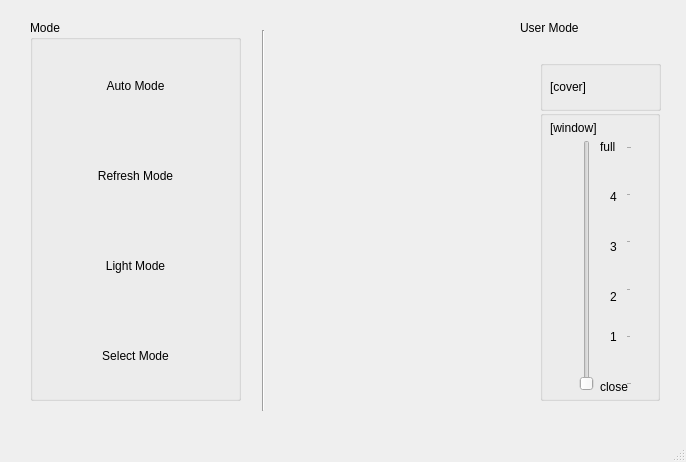
<?xml version="1.0" encoding="UTF-8"?>
<ui version="4.0">
 <class>MainWindow</class>
 <widget class="QMainWindow" name="MainWindow">
  <property name="geometry">
   <rect>
    <x>0</x>
    <y>0</y>
    <width>686</width>
    <height>462</height>
   </rect>
  </property>
  <property name="windowTitle">
   <string>MainWindow</string>
  </property>
  <property name="styleSheet">
   <string notr="true">#MainWindow{
background-color: transparent;
border-image: url(&quot;/home/pi/test_UI_231027/image/background.png&quot;);
background: none;
border: none;
background-repeat: none;
}</string>
  </property>
  <property name="tabShape">
   <enum>QTabWidget::Rounded</enum>
  </property>
  <widget class="QWidget" name="centralwidget">
   <widget class="QGroupBox" name="Mode_groupBox">
    <property name="geometry">
     <rect>
      <x>30</x>
      <y>20</y>
      <width>211</width>
      <height>381</height>
     </rect>
    </property>
    <property name="title">
     <string>Mode</string>
    </property>
    <widget class="QPushButton" name="AutoMode">
     <property name="geometry">
      <rect>
       <x>30</x>
       <y>30</y>
       <width>151</width>
       <height>71</height>
      </rect>
     </property>
     <property name="styleSheet">
      <string notr="true">#AutoMode{
background-color: transparent;
border-image: url(&quot;/home/pi/test_UI_231027/image/btn.png&quot;);
background: none;
border: none;
background-repeat: none;
}</string>
     </property>
     <property name="text">
      <string>Auto Mode</string>
     </property>
    </widget>
    <widget class="QPushButton" name="RefreshMode">
     <property name="geometry">
      <rect>
       <x>30</x>
       <y>120</y>
       <width>151</width>
       <height>71</height>
      </rect>
     </property>
     <property name="styleSheet">
      <string notr="true">#RefreshMode{
background-color: transparent;
border-image: url(&quot;/home/pi/test_UI_231027/image/btn.png&quot;);
background: none;
border: none;
background-repeat: none;
}</string>
     </property>
     <property name="text">
      <string>Refresh Mode</string>
     </property>
    </widget>
    <widget class="QPushButton" name="LightMode">
     <property name="geometry">
      <rect>
       <x>30</x>
       <y>210</y>
       <width>151</width>
       <height>71</height>
      </rect>
     </property>
     <property name="styleSheet">
      <string notr="true">#LightMode{
background-color: transparent;
border-image: url(&quot;/home/pi/test_UI_231027/image/btn.png&quot;);
background: none;
border: none;
background-repeat: none;
}</string>
     </property>
     <property name="text">
      <string>Light Mode</string>
     </property>
    </widget>
    <widget class="QPushButton" name="SelectMode">
     <property name="geometry">
      <rect>
       <x>30</x>
       <y>300</y>
       <width>151</width>
       <height>71</height>
      </rect>
     </property>
     <property name="styleSheet">
      <string notr="true">#SelectMode{
background-color: transparent;
border-image: url(&quot;/home/pi/test_UI_231027/image/btn.png&quot;);
background: none;
border: none;
background-repeat: none;
}</string>
     </property>
     <property name="text">
      <string>Select Mode</string>
     </property>
    </widget>
   </widget>
   <widget class="Line" name="line">
    <property name="geometry">
     <rect>
      <x>253</x>
      <y>30</y>
      <width>20</width>
      <height>381</height>
     </rect>
    </property>
    <property name="orientation">
     <enum>Qt::Vertical</enum>
    </property>
   </widget>
   <widget class="QPushButton" name="userMode">
    <property name="geometry">
     <rect>
      <x>590</x>
      <y>10</y>
      <width>80</width>
      <height>41</height>
     </rect>
    </property>
    <property name="styleSheet">
     <string notr="true">#userMode{
background-color: transparent;
border-image: url(&quot;/home/pi/test_UI_231027/image/off_r.png&quot;);
background: none;
border: none;
background-repeat: none;
}
#userMode:checked
{
	border-image: url(&quot;/home/pi/test_UI_231027/image/on_r.png&quot;);
}</string>
    </property>
    <property name="text">
     <string/>
    </property>
    <property name="checkable">
     <bool>true</bool>
    </property>
    <property name="checked">
     <bool>false</bool>
    </property>
    <property name="flat">
     <bool>true</bool>
    </property>
   </widget>
   <widget class="QGroupBox" name="Select_groupBox">
    <property name="geometry">
     <rect>
      <x>540</x>
      <y>110</y>
      <width>120</width>
      <height>291</height>
     </rect>
    </property>
    <property name="title">
     <string/>
    </property>
    <widget class="QLabel" name="label_8">
     <property name="geometry">
      <rect>
       <x>10</x>
       <y>10</y>
       <width>57</width>
       <height>16</height>
      </rect>
     </property>
     <property name="text">
      <string>[window]</string>
     </property>
    </widget>
    <widget class="QLabel" name="label_2">
     <property name="geometry">
      <rect>
       <x>60</x>
       <y>270</y>
       <width>57</width>
       <height>14</height>
      </rect>
     </property>
     <property name="text">
      <string>close</string>
     </property>
    </widget>
    <widget class="QLabel" name="label_7">
     <property name="geometry">
      <rect>
       <x>70</x>
       <y>80</y>
       <width>57</width>
       <height>14</height>
      </rect>
     </property>
     <property name="text">
      <string>4</string>
     </property>
    </widget>
    <widget class="QSlider" name="WindowSlider">
     <property name="geometry">
      <rect>
       <x>10</x>
       <y>30</y>
       <width>82</width>
       <height>251</height>
      </rect>
     </property>
     <property name="maximum">
      <number>100</number>
     </property>
     <property name="singleStep">
      <number>1</number>
     </property>
     <property name="orientation">
      <enum>Qt::Vertical</enum>
     </property>
     <property name="invertedAppearance">
      <bool>false</bool>
     </property>
     <property name="tickPosition">
      <enum>QSlider::TicksBelow</enum>
     </property>
     <property name="tickInterval">
      <number>20</number>
     </property>
    </widget>
    <widget class="QLabel" name="label_6">
     <property name="geometry">
      <rect>
       <x>70</x>
       <y>130</y>
       <width>57</width>
       <height>14</height>
      </rect>
     </property>
     <property name="text">
      <string>3</string>
     </property>
    </widget>
    <widget class="QLabel" name="label_4">
     <property name="geometry">
      <rect>
       <x>70</x>
       <y>220</y>
       <width>57</width>
       <height>14</height>
      </rect>
     </property>
     <property name="text">
      <string>1</string>
     </property>
    </widget>
    <widget class="QLabel" name="label_3">
     <property name="geometry">
      <rect>
       <x>60</x>
       <y>30</y>
       <width>57</width>
       <height>14</height>
      </rect>
     </property>
     <property name="text">
      <string>full</string>
     </property>
    </widget>
    <widget class="QLabel" name="label_5">
     <property name="geometry">
      <rect>
       <x>70</x>
       <y>180</y>
       <width>57</width>
       <height>14</height>
      </rect>
     </property>
     <property name="text">
      <string>2</string>
     </property>
    </widget>
   </widget>
   <widget class="QLabel" name="label_9">
    <property name="geometry">
     <rect>
      <x>520</x>
      <y>20</y>
      <width>71</width>
      <height>16</height>
     </rect>
    </property>
    <property name="text">
     <string>User Mode</string>
    </property>
   </widget>
   <widget class="QLabel" name="label_image">
    <property name="geometry">
     <rect>
      <x>290</x>
      <y>90</y>
      <width>241</width>
      <height>281</height>
     </rect>
    </property>
    <property name="text">
     <string/>
    </property>
    <property name="pixmap">
     <pixmap>image/car_0.png</pixmap>
    </property>
    <property name="scaledContents">
     <bool>true</bool>
    </property>
   </widget>
   <widget class="QGroupBox" name="Cover_groupBox">
    <property name="geometry">
     <rect>
      <x>540</x>
      <y>60</y>
      <width>121</width>
      <height>51</height>
     </rect>
    </property>
    <property name="title">
     <string/>
    </property>
    <widget class="QPushButton" name="Btn_cover">
     <property name="geometry">
      <rect>
       <x>70</x>
       <y>10</y>
       <width>31</width>
       <height>31</height>
      </rect>
     </property>
     <property name="styleSheet">
      <string notr="true">#Btn_cover{
background-color: transparent;
border-image: url(&quot;/home/pi/test_UI_231027/image/cover_off.png&quot;);
background: none;
border: none;
background-repeat: none;
}
#Btn_cover:checked
{
	border-image: url(&quot;/home/pi/test_UI_231027/image/cover_on.png&quot;);
}</string>
     </property>
     <property name="text">
      <string/>
     </property>
     <property name="checkable">
      <bool>true</bool>
     </property>
     <property name="checked">
      <bool>false</bool>
     </property>
     <property name="flat">
      <bool>true</bool>
     </property>
    </widget>
    <widget class="QLabel" name="label">
     <property name="geometry">
      <rect>
       <x>10</x>
       <y>20</y>
       <width>57</width>
       <height>14</height>
      </rect>
     </property>
     <property name="text">
      <string>[cover]</string>
     </property>
    </widget>
   </widget>
  </widget>
  <widget class="QMenuBar" name="menubar">
   <property name="geometry">
    <rect>
     <x>0</x>
     <y>0</y>
     <width>686</width>
     <height>19</height>
    </rect>
   </property>
  </widget>
  <widget class="QStatusBar" name="statusbar"/>
 </widget>
 <resources/>
 <connections/>
</ui>
